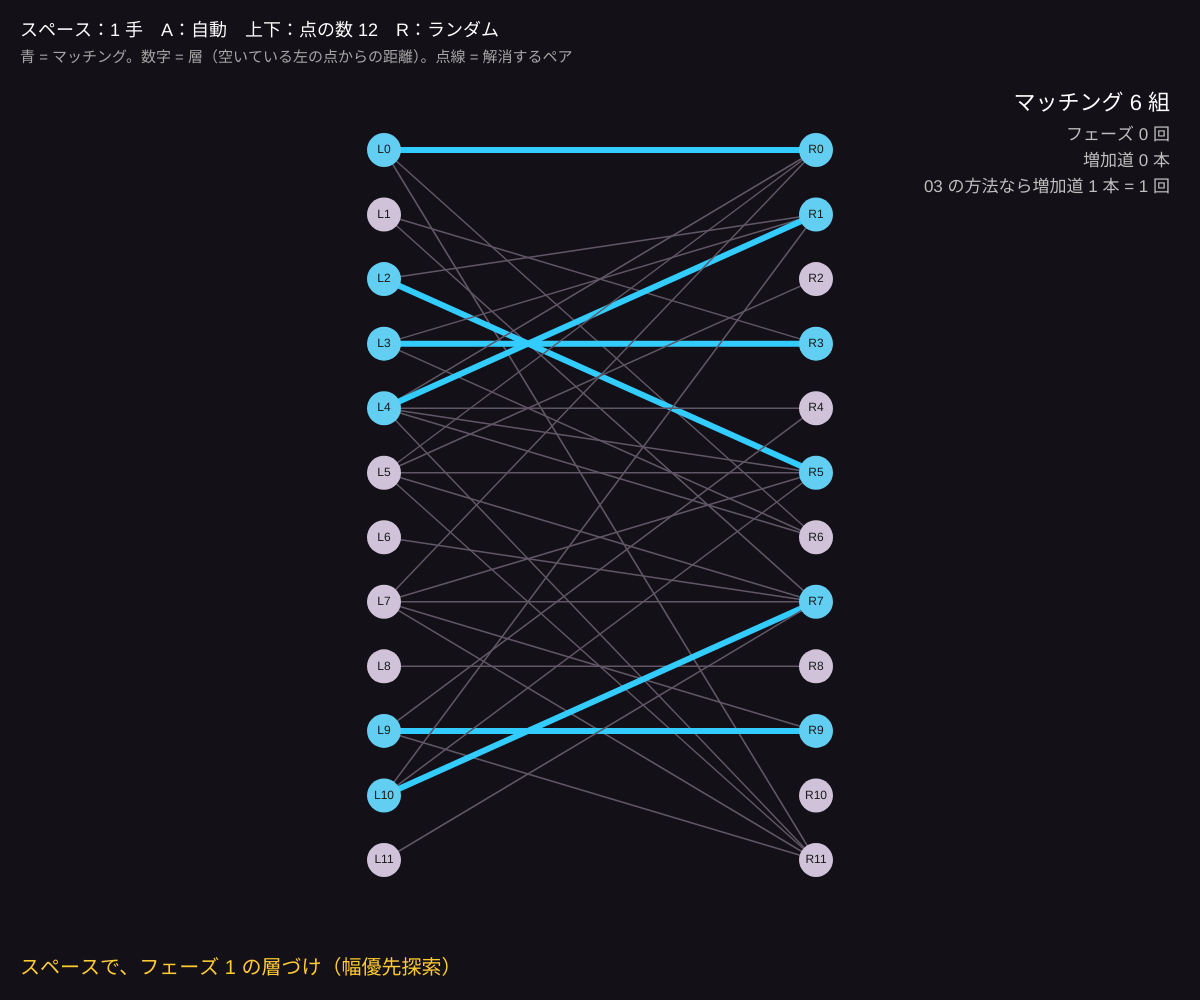
Frame 1 (no input)
Frame 60 (no input): identical to frame 1, image omitted
Frame 120 (the mouse pressed at the canvas centre since frame 60): identical to frame 1, image omitted

The p5.js sketch that drew this single still picture (run headless with seeded random() and noise() and a simulated clock; from frame 60 on, the mouse is pressed at the canvas centre):

// p5.js sketch
// ── sketch.js
// ============================================
// 04 ホップクロフト＝カープ法
// 03 では増加道を 1 本ずつ見つけていた。ここでは 1 回の「フェーズ」で
// ① 幅優先探索で空いている左の点から層（距離）をつける ② 最短の増加道を、点がかぶらないように何本も同時に見つける ③ まとめて反転
// フェーズの回数は O(√V) で済む → 全体 O(E√V)
// スペース = 1 手 / A = 自動 / 上下 = 点の数 / R = ランダム
// ============================================

let n = 12;
let adj = [], matchL = [], matchR = [];
let distL = [], distR = [];
let paths = [];
let phase = 'bfs';
let phases = 0, augments = 0;
let auto = false, timer = 0;
let message = '';

function setup() {
  createCanvas(windowWidth, windowHeight);
  colorMode(HSB, 360, 100, 100, 100);
  randomGraph();
}

function randomGraph() {
  adj = [];
  for (let i = 0; i < n; i++) {
    let a = [];
    for (let j = 0; j < n; j++) if (random() < 2.6 / n || abs(i - j) <= 0 && random() < 0.5) a.push(j);
    if (!a.length) a.push(floor(random(n)));
    adj.push(a);
  }
  matchL = new Array(n).fill(-1); matchR = new Array(n).fill(-1);
  // 最初に「欲張り」で少しだけマッチさせておく（こうすると長い増加道が出てくる）
  for (let i = 0; i < n; i++) for (let j of adj[i]) if (matchL[i] < 0 && matchR[j] < 0 && random() < 0.6) { matchL[i] = j; matchR[j] = i; }
  distL = []; distR = []; paths = []; phase = 'bfs'; phases = 0; augments = 0;
  message = 'スペースで、フェーズ 1 の層づけ（幅優先探索）';
}

let maxLayer = Infinity;
function bfsLayers() {
  distL = new Array(n).fill(Infinity); distR = new Array(n).fill(Infinity);
  let q = [];
  for (let i = 0; i < n; i++) if (matchL[i] < 0) { distL[i] = 0; q.push(i); }
  maxLayer = Infinity;
  while (q.length) {
    let i = q.shift();
    if (distL[i] >= maxLayer) continue;
    for (let j of adj[i]) {
      if (matchL[i] === j || distR[j] < Infinity) continue;
      distR[j] = distL[i] + 1;
      let k = matchR[j];
      if (k < 0) maxLayer = min(maxLayer, distR[j]);
      else if (distL[k] === Infinity) { distL[k] = distR[j] + 1; q.push(k); }
    }
  }
  return maxLayer < Infinity;
}

// 層に沿って、点がかぶらない最短の増加道を集める（深さ優先）
function collectPaths() {
  let usedR = new Array(n).fill(false), deadL = new Array(n).fill(false);
  paths = [];
  function dfs(i, acc) {
    for (let j of adj[i]) {
      if (usedR[j] || matchL[i] === j || distR[j] !== distL[i] + 1) continue;
      usedR[j] = true;
      let k = matchR[j];
      if (k < 0) { if (distR[j] === maxLayer) { paths.push([...acc, [i, j]]); return true; } continue; }
      if (!deadL[k] && dfs(k, [...acc, [i, j], [k, j, 'm']])) return true;
    }
    deadL[i] = true;
    return false;
  }
  for (let i = 0; i < n; i++) if (matchL[i] < 0) dfs(i, []);
}

function advance() {
  if (phase === 'bfs') {
    if (!bfsLayers()) { phase = 'done'; auto = false; message = '増加道がもうない → 最大マッチング ' + matchingSize() + ' 組（フェーズ ' + phases + ' 回）'; return; }
    phases++;
    phase = 'paths';
    message = 'フェーズ ' + phases + '：数字 = 層（距離）。最短の増加道の長さ = ' + maxLayer;
  } else if (phase === 'paths') {
    collectPaths();
    phase = 'flip';
    message = '点がかぶらない最短の増加道を ' + paths.length + ' 本、同時に見つけた（色ちがい）';
  } else if (phase === 'flip') {
    for (let p of paths) {
      for (let [i, j, m] of p) if (m) { matchL[i] = -1; matchR[j] = -1; }
      for (let [i, j, m] of p) if (!m) { matchL[i] = j; matchR[j] = i; }
    }
    augments += paths.length;
    message = paths.length + ' 本まとめて反転 → ' + matchingSize() + ' 組。次のフェーズへ';
    paths = []; distL = []; distR = []; phase = 'bfs';
  }
}

function matchingSize() { return matchL.filter((j) => j >= 0).length; }
function lx() { return width * 0.32; }
function rx() { return width * 0.68; }
function yy(i) { return map(i, 0, n - 1, height * 0.15, height * 0.86); }

function draw() {
  background(275, 30, 9);
  if (auto && ++timer % 50 === 0) advance();
  for (let i = 0; i < n; i++) for (let j of adj[i]) {
    let m = matchL[i] === j;
    stroke(m ? color(195, 80, 100) : color(275, 15, 40)); strokeWeight(m ? 6 : 1.5);
    line(lx(), yy(i), rx(), yy(j));
  }
  paths.forEach((p, k) => {
    for (let [i, j, m] of p) {
      stroke((k * 67 + 40) % 360, 85, 100); strokeWeight(5);
      if (m) drawingContext.setLineDash([10, 8]);
      line(lx(), yy(i), rx(), yy(j));
      drawingContext.setLineDash([]);
    }
  });
  noStroke(); textAlign(CENTER, CENTER);
  for (let i = 0; i < n; i++) drawDot(lx(), yy(i), 'L' + i, matchL[i] >= 0, distL[i]);
  for (let j = 0; j < n; j++) drawDot(rx(), yy(j), 'R' + j, matchR[j] >= 0, distR[j]);
  textAlign(LEFT, BASELINE);
  fill(0, 0, 100); textSize(18);
  text('スペース：1 手　A：自動　上下：点の数 ' + n + '　R：ランダム', 20, 36);
  textSize(15); fill(0, 0, 65);
  text('青 = マッチング。数字 = 層（空いている左の点からの距離）。点線 = 解消するペア', 20, 62);
  fill(45, 80, 100); textSize(20); text(message, 20, height - 26);
  textAlign(RIGHT, BASELINE); fill(0, 0, 100); textSize(22);
  text('マッチング ' + matchingSize() + ' 組', width - 30, 110);
  fill(0, 0, 75); textSize(17);
  text('フェーズ ' + phases + ' 回', width - 30, 140);
  text('増加道 ' + augments + ' 本', width - 30, 166);
  text('03 の方法なら増加道 1 本 = 1 回', width - 30, 192);
  textAlign(LEFT, BASELINE);
}

function drawDot(x, y, s, on, d) {
  fill(on ? color(195, 60, 95) : color(275, 10, 85));
  circle(x, y, 34);
  fill(0, 0, 10); textSize(12); text(s, x, y);
  if (d !== undefined && d < Infinity) { fill(45, 90, 100); textSize(16); text(d, x + (x < width / 2 ? -34 : 34), y); }
}

function keyPressed() {
  if (key === ' ') advance();
  if (key === 'a' || key === 'A') auto = !auto;
  if (key === UP_ARROW) { n = min(20, n + 2); randomGraph(); }
  if (key === DOWN_ARROW) { n = max(4, n - 2); randomGraph(); }
  if (key === 'r' || key === 'R') randomGraph();
}

// ---------- やってみよう ----------
// 1. 点を 20 にして、フェーズ回数と増加道の本数を比べる（フェーズ ≪ 本数）
// 2. フェーズが進むほど、最短の増加道は長くなる（層の数字が大きくなる）
// 3. 最初の「欲張り」マッチ（randomGraph の 0.6）を 0 にすると？
